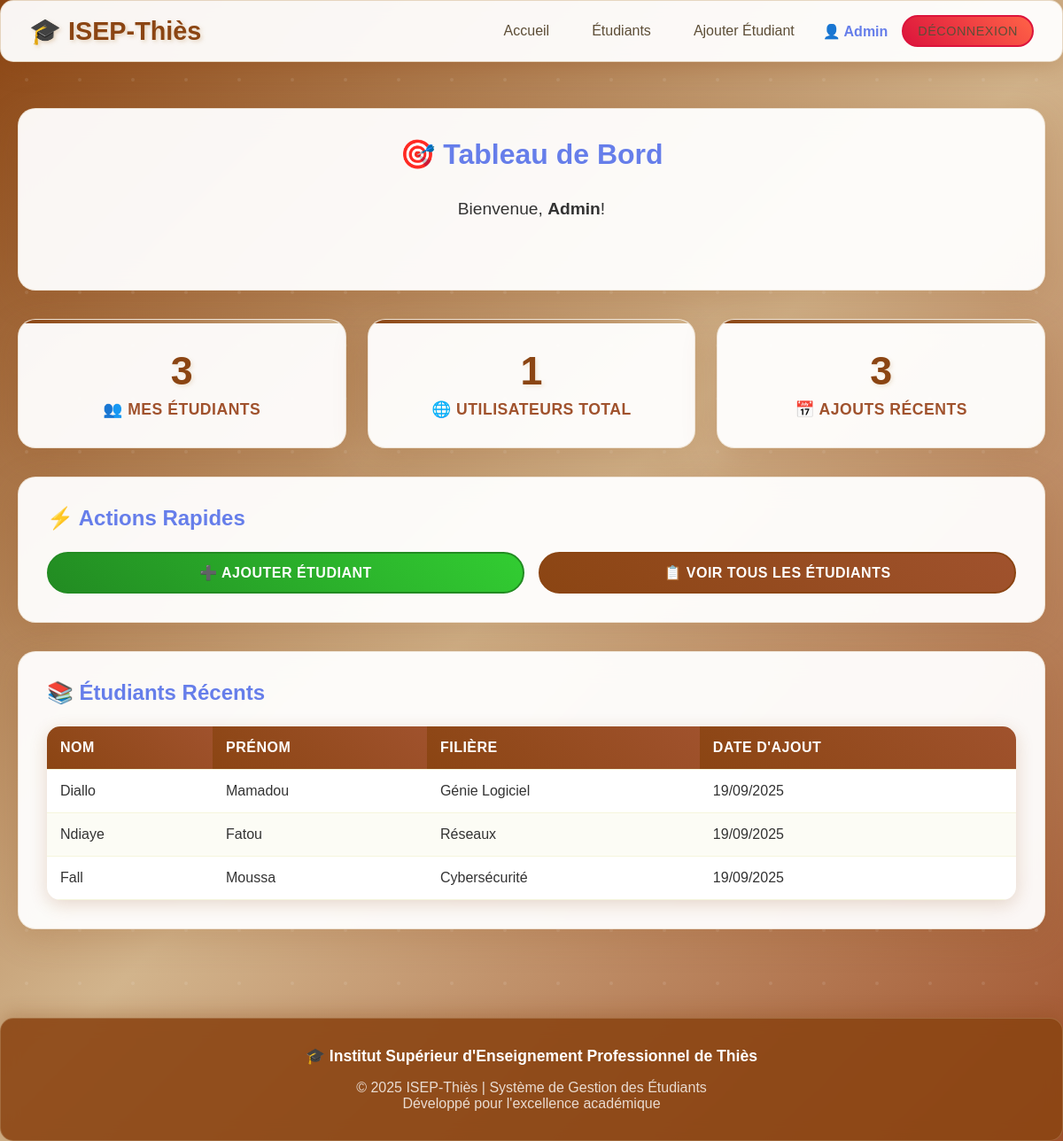
/index.php (signed in), run on the app's committed database.
### tables this page shows
CREATE TABLE students (
    id INT AUTO_INCREMENT PRIMARY KEY,
    nom VARCHAR(100) NOT NULL,
    prenom VARCHAR(100) NOT NULL,
    telephone VARCHAR(20) NOT NULL,
    departement VARCHAR(100) NOT NULL,
    filiere VARCHAR(100) NOT NULL,
    user_id INT NOT NULL,
    created_at TIMESTAMP DEFAULT CURRENT_TIMESTAMP,
    FOREIGN KEY (user_id) REFERENCES users(id) ON DELETE CASCADE
);

### config/database.php (called while the page is built, shortened)
<?php
function isLoggedIn() {
    return isset($_SESSION['user_id']) && !empty($_SESSION['user_id']);
}
?>

### index.php (the view, shortened to what this page needs)
<?php
require_once 'config/database.php';
$totalStudents = 0;
$totalUsers = 0;
$recentStudents = [];
if (isLoggedIn()) {
    $stmt = $pdo->prepare("SELECT COUNT(*) FROM students WHERE user_id = ?");
    $stmt->execute([$_SESSION['user_id']]);
    $totalStudents = $stmt->fetchColumn();
    $stmt = $pdo->query("SELECT COUNT(*) FROM users");
    $totalUsers = $stmt->fetchColumn();
    $stmt = $pdo->prepare("
        SELECT nom, prenom, filiere, created_at
        FROM students
        WHERE user_id = ?
        ORDER BY created_at DESC
        LIMIT 5
    ");
    $stmt->execute([$_SESSION['user_id']]);
    $recentStudents = $stmt->fetchAll();
}
?>
<!DOCTYPE html>
<html lang="fr">
<head>
    <link rel="stylesheet" href="css/style.css">
</head>
<body>
    <header>
        <div class="header-content">
            <a href="index.php" class="logo">🎓 ISEP-Thiès</a>
            <?php if (isLoggedIn()): ?>
            <nav class="nav-links">
                <a href="index.php">Accueil</a>
                <a href="pages/dashboard.php">Étudiants</a>
                <a href="pages/add_student.php">Ajouter Étudiant</a>
                <span style="color: #667eea; font-weight: bold;">
                    👤 <?php echo htmlspecialchars($_SESSION['user_name']); ?>
                </span>
                <a href="pages/logout.php" class="btn btn-danger btn-sm">Déconnexion</a>
            </nav>
            <?php endif; ?>
        </div>
    </header>
    <div class="container">
        <?php if (isLoggedIn()): ?>
            <div class="card">
                <h1 style="text-align: center; color: #667eea; margin-bottom: 2rem;">
                    🎯 Tableau de Bord
                </h1>
                <p style="text-align: center; font-size: 1.2rem; margin-bottom: 3rem;">
                    Bienvenue, <strong><?php echo htmlspecialchars($_SESSION['user_name']); ?></strong>!
                </p>
            </div>
            <div class="stats-grid">
                <div class="stat-card">
                    <div class="stat-number"><?php echo $totalStudents; ?></div>
                    <div class="stat-label">👥 Mes Étudiants</div>
                </div>
                <div class="stat-card">
                    <div class="stat-number"><?php echo $totalUsers; ?></div>
                    <div class="stat-label">🌐 Utilisateurs Total</div>
                </div>
                <div class="stat-card">
                    <div class="stat-number"><?php echo count($recentStudents); ?></div>
                    <div class="stat-label">📅 Ajouts Récents</div>
                </div>
            </div>
            <div class="card">
                <h2 style="color: #667eea; margin-bottom: 1.5rem;">⚡ Actions Rapides</h2>
                <div style="display: grid; grid-template-columns: repeat(auto-fit, minmax(200px, 1fr)); gap: 1rem;">
                    <a href="pages/add_student.php" class="btn btn-success">➕ Ajouter Étudiant</a>
                    <a href="pages/dashboard.php" class="btn btn-primary">📋 Voir Tous les Étudiants</a>
                </div>
            </div>
            <?php if (!empty($recentStudents)): ?>
            <div class="card">
                <h2 style="color: #667eea; margin-bottom: 1.5rem;">📚 Étudiants Récents</h2>
                <div class="table-responsive">
                    <table class="table">
                        <thead>
                            <tr>
                                <th>Nom</th>
                                <th>Prénom</th>
                                <th>Filière</th>
                                <th>Date d'ajout</th>
                            </tr>
                        </thead>
                        <tbody>
                            <?php foreach ($recentStudents as $student): ?>
                            <tr>
                                <td><?php echo htmlspecialchars($student['nom']); ?></td>
                                <td><?php echo htmlspecialchars($student['prenom']); ?></td>
                                <td><?php echo htmlspecialchars($student['filiere']); ?></td>
                                <td><?php echo date('d/m/Y', strtotime($student['created_at'])); ?></td>
                            </tr>
                            <?php endforeach; ?>
                        </tbody>
                    </table>
                </div>
            </div>
            <?php endif; ?>
        <?php endif; ?>
    </div>
    <footer style="background: rgba(255,255,255,0.1); padding: 2rem; text-align: center; margin-top: 3rem; border-radius: 15px;">
        <div style="color: white; font-size: 1.1rem; margin-bottom: 1rem;">
            <strong>🎓 Institut Supérieur d'Enseignement Professionnel de Thiès</strong>
        </div>
        <div style="color: rgba(255,255,255,0.8);">
            <p>© 2025 ISEP-Thiès | Système de Gestion des Étudiants</p>
            <p>Développé pour l'excellence académique</p>
        </div>
    </footer>
</body>
</html>

### css/style.css (style rules this page uses)
* { margin: 0; padding: 0; box-sizing: border-box; }
body { font-family: 'Arial', sans-serif; background: linear-gradient(135deg, #8B4513 0%, #D2B48C 50%, #A0522D 100%); min-height: 100vh; color: #333; position: relative; }
body::before { content: ''; position: fixed; top: 0; left: 0; width: 100%; height: 100%; z-index: -1; }
.container { max-width: 1200px; margin: 0 auto; padding: 20px; }
header { background: rgba(255, 255, 255, 0.95); backdrop-filter: blur(10px); padding: 1rem 2rem; box-shadow: 0 4px 30px rgba(139, 69, 19, 0.3); margin-bottom: 2rem; border-radius: 15px; border: 1px solid rgba(210, 180, 140, 0.5); }
.header-content { display: flex; justify-content: space-between; align-items: center; max-width: 1200px; margin: 0 auto; }
.logo { font-size: 1.8rem; font-weight: bold; color: #8B4513; text-decoration: none; text-shadow: 2px 2px 4px rgba(210, 180, 140, 0.5); transition: all 0.3s ease; }
.nav-links { display: flex; gap: 1rem; align-items: center; }
.nav-links a { color: #5D4E37; text-decoration: none; padding: 0.5rem 1rem; border-radius: 25px; transition: all 0.3s ease; font-weight: 500; }
.card { background: rgba(255, 255, 255, 0.95); backdrop-filter: blur(15px); border-radius: 20px; padding: 2rem; box-shadow: 0 10px 40px rgba(139, 69, 19, 0.2); margin-bottom: 2rem; border: 1px solid rgba(210, 180, 140, 0.3); transition: all 0.3s ease; }
.btn { display: inline-block; padding: 12px 24px; border: none; border-radius: 25px; font-size: 1rem; font-weight: bold; text-decoration: none; text-align: center; cursor: pointer; transition: all 0.3s ease; text-transform: uppercase; letter-spacing: 0.5px; position: relative; overflow: hidden; }
.btn::before { content: ''; position: absolute; top: 0; left: -100%; width: 100%; height: 100%; background: linear-gradient(90deg, transparent, rgba(255,255,255,0.3), transparent); transition: left 0.5s; }
.btn-primary { background: linear-gradient(45deg, #8B4513, #A0522D); color: white; border: 2px solid #8B4513; }
.btn-success { background: linear-gradient(45deg, #228B22, #32CD32); color: white; border: 2px solid #228B22; }
.btn-danger { background: linear-gradient(45deg, #DC143C, #FF6347); color: white; border: 2px solid #DC143C; }
.btn-sm { padding: 8px 16px; font-size: 0.9rem; }
.table { width: 100%; border-collapse: collapse; margin-top: 1rem; background: white; border-radius: 15px; overflow: hidden; box-shadow: 0 5px 20px rgba(139, 69, 19, 0.2); }
.table th, .table td { padding: 15px; text-align: left; border-bottom: 1px solid #F5F5DC; }
.table th { background: linear-gradient(45deg, #8B4513, #A0522D); color: white; font-weight: bold; text-transform: uppercase; letter-spacing: 0.5px; position: sticky; top: 0; z-index: 10; }
.table tbody tr { transition: all 0.3s ease; }
.table tbody tr:nth-child(even) { background: rgba(245, 245, 220, 0.3); }
.stats-grid { display: grid; grid-template-columns: repeat(auto-fit, minmax(250px, 1fr)); gap: 1.5rem; margin-bottom: 2rem; }
.stat-card { background: rgba(255, 255, 255, 0.95); border-radius: 20px; padding: 2rem; text-align: center; box-shadow: 0 10px 40px rgba(139, 69, 19, 0.2); border: 1px solid rgba(210, 180, 140, 0.3); transition: all 0.3s ease; position: relative; overflow: hidden; }
.stat-card::before { content: ''; position: absolute; top: 0; left: 0; width: 100%; height: 4px; background: linear-gradient(45deg, #8B4513, #D2B48C); }
.stat-number { font-size: 2.8rem; font-weight: bold; color: #8B4513; margin-bottom: 0.5rem; text-shadow: 2px 2px 4px rgba(210, 180, 140, 0.3); }
.stat-label { font-size: 1.1rem; color: #A0522D; text-transform: uppercase; letter-spacing: 0.5px; font-weight: 600; }
.card, .table, .stat-card { animation: fadeIn 0.6s ease-out; }
.nav-links a { animation: slideIn 0.4s ease-out; }
footer { background: rgba(139, 69, 19, 0.9) !important; backdrop-filter: blur(10px); border: 1px solid rgba(210, 180, 140, 0.3) !important; box-shadow: 0 -5px 20px rgba(139, 69, 19, 0.3) !important; }

### data on the page
students: nom "Diallo", prenom "Mamadou", filiere "Génie Logiciel", created_at "19/09/2025"
students: nom "Ndiaye", prenom "Fatou", filiere "Réseaux", created_at "19/09/2025"
students: nom "Fall", prenom "Moussa", filiere "Cybersécurité", created_at "19/09/2025"

### other printed values
$_SESSION['user_name'] "Admin"
$totalStudents "3"
$totalUsers "1"
count($recentStudents) "3"
